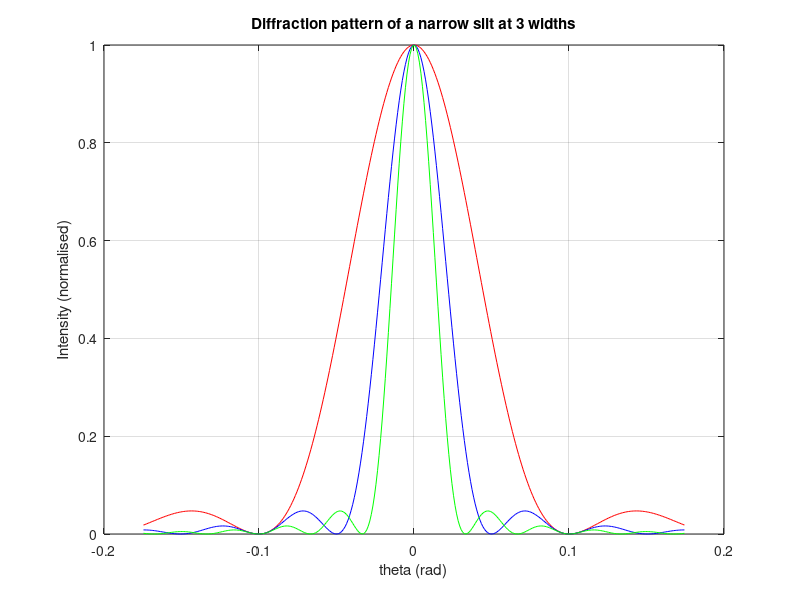

Write the MATLAB code that produced this figure. (Note: this script raises an error after producing the figure.)
% Fraunhofer diffraction by a rectangular aperture
I0 = 1; %normalized intensity
a = [10 20 30]; %slit width (units of a wavelength
k =2*pi; %wave number in units of one wavelength
theta = -pi/18:0.001:pi/18; %angular range
beta=0.5*k*a(1)*sin(theta); %beta value
I=I0*(sin(beta)./beta).*(sin(beta)./beta); %intensity at angle
%plot
figure(1);
plot(theta,I,'r');
hold on
grid on
%repeat for each a
beta=0.5*k*a(2)*sin(theta); %beta value
I=I0*(sin(beta)./beta).*(sin(beta)./beta); %intensity at angle
plot(theta,I,'b');
beta=0.5*k*a(3)*sin(theta); %beta value
I=I0*(sin(beta)./beta).*(sin(beta)./beta); %intensity at angle
plot(theta,I,'g');
xlabel('theta (rad)');
ylabel('Intensity (normalised)');
title('Diffraction pattern of a narrow slit at 3 widths')
hold off
%test (re-do) ntest
theta2=input('theta value: ');
x=input('Which a? 1=a=10, 2=a=20, 3=a=30: ');
beta2=0.5*k*a(x)*sin(theta2); %beta value
I2=I0*(sin(beta2)./beta2).*(sin(beta2)./beta2); %intensity at angle
fprintf('I = %f\n',I2)